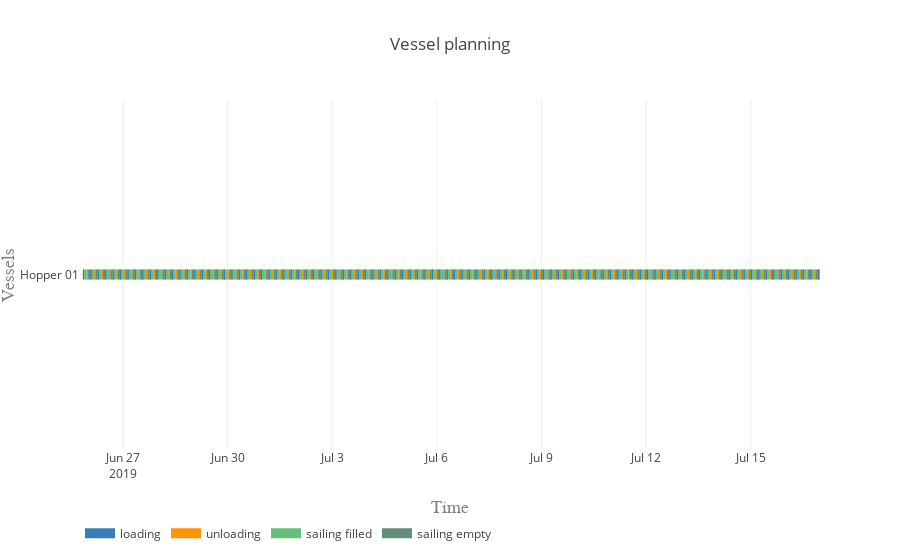

The cell this chart's notebook holds for it:
### Markdown cell above
#### Vessel planning

### Code cell
vessels = [hopper]

activities = ['loading', 'unloading', 'sailing filled', 'sailing empty']
colors = {0:'rgb(55,126,184)', 1:'rgb(255,150,0)', 2:'rgb(98, 192, 122)', 3:'rgb(98, 141, 122)'}

plot.vessel_planning(vessels, activities, colors)

### Figure 1 — Plotly figure (JSON) as saved in the notebook; plotly's stock layout.template omitted (floating-point values rounded to 4 significant figures; data arrays with more than 128 entries replaced by an {"elided": "..."} marker saying what was removed)
{"data": [{"connectgaps": false, "hoverinfo": "y+name", "line": {"color": "rgb(55,126,184)", "width": 10}, "mode": "lines", "name": "loading", "type": "scatter", "uid": "4570d104-bbf4-4260-b848-d63cbeaabbd0", "x": {"elided": "1000 str values"}, "y": {"elided": "1000 str values"}}, {"connectgaps": false, "hoverinfo": "y+name", "line": {"color": "rgb(255,150,0)", "width": 10}, "mode": "lines", "name": "unloading", "type": "scatter", "uid": "f12454b6-ad0e-4b2e-bc12-aa489f234e9f", "x": {"elided": "1000 str values"}, "y": {"elided": "1000 str values"}}, {"connectgaps": false, "hoverinfo": "y+name", "line": {"color": "rgb(98, 192, 122)", "width": 10}, "mode": "lines", "name": "sailing filled", "type": "scatter", "uid": "6f2b8f04-348e-4f1d-b977-be3a6dc6aa0c", "x": {"elided": "500 str values"}, "y": {"elided": "500 str values"}}, {"connectgaps": false, "hoverinfo": "y+name", "line": {"color": "rgb(98, 141, 122)", "width": 10}, "mode": "lines", "name": "sailing empty", "type": "scatter", "uid": "ed6f5b05-22a3-445c-94c0-c7971c42dac7", "x": {"elided": "495 str values"}, "y": {"elided": "495 str values"}}], "layout": {"hovermode": "closest", "legend": {"orientation": "h", "x": 0, "y": -0.2}, "title": "Vessel planning", "xaxis": {"range": ["2019-06-25 18:30:37", "2019-07-16 23:37:20.841877"], "title": "Time", "titlefont": {"color": "#7f7f7f", "family": "Courier New, monospace", "size": 18}}, "yaxis": {"title": "Vessels", "titlefont": {"color": "#7f7f7f", "family": "Courier New, monospace", "size": 18}}}}
